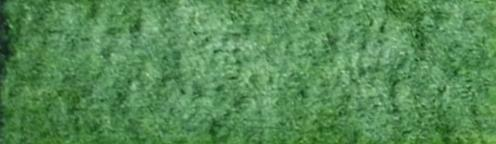
#> input picture Bachlor Projekt/scripts/cropped/180514_Min_268.jpeg, 496 x 144 px; its folder holds 4 pictures in this run
$ jupyter execute --allow-errors get_hog_features.ipynb
#> lines starting #> are read from the running program, lines starting #| are printed output that depends on the picture
### Bachlor Projekt/load_read_name_extractor.py
import glob
import numpy as np
from skimage.io import imread

#Load all pictures in the folder
def read_img(img_list, img):
    n = imread(img)
    img_list.append(n)
    return img_list
def load_name_and_img(path):
    names = glob.glob(path)
    img_list_names = []
    img_list= []
    cv_image = [read_img(img_list, img) for img in names]
#> in read_img, n is the input picture: shape (144, 496, 3); mean R, G, B 85, 139.5, 85.1
#> call 2 of read_img, with img = 'cropped/180514_Min_403.jpeg'
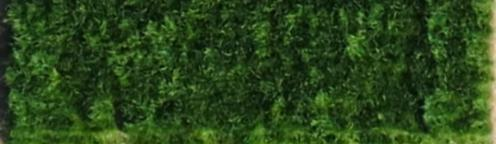
#> input picture Bachlor Projekt/scripts/cropped/180514_Min_403.jpeg, 496 x 144 px
#> in read_img, n is the input picture: shape (144, 496, 3); mean R, G, B 42, 70.1, 26.6
#> call 3 of read_img, with img = 'cropped/180523_Bj_245.jpeg'
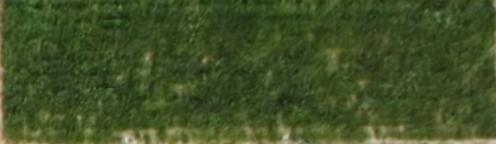
#> input picture Bachlor Projekt/scripts/cropped/180523_Bj_245.jpeg, 496 x 144 px
#> in read_img, n is the input picture: shape (144, 496, 3); mean R, G, B 64.3, 80.5, 38.3
#> call 4 of read_img, with img = 'cropped/180523_Min_397.jpeg'
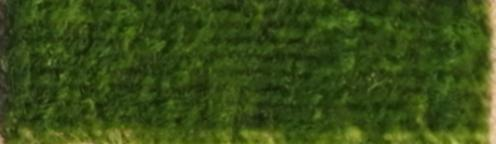
#> input picture Bachlor Projekt/scripts/cropped/180523_Min_397.jpeg, 496 x 144 px
#> in read_img, n is the input picture: shape (144, 496, 3); mean R, G, B 55.7, 76, 22
#> cv_image = 4 items
    return img_list, names
# [16 lines left out: function it_name_extract_labels_from_img, not called in this run]

def save_in_txt(save_array, filename):
    file = open(filename, "w+")
    # Saving the array in a text file
    np.save(filename, save_array)
    file.close()

### Bachlor Projekt/scripts/get_hog_features.ipynb
[cell 1]
import numpy as np # linear algebra
import json
from matplotlib import pyplot as plt
from skimage import color
from skimage.feature import hog
from sklearn import svm
from sklearn.metrics import classification_report,accuracy_score
from skimage.io import imread
from skimage.transform import resize
from skimage.feature import hog
from skimage import exposure
import matplotlib.pyplot as plt
import cv2  # importing cv
import imutils
import glob

#We need these in this file:
import load_read_name_extractor as lrne

[cell 2]
def it_hog(img_list):
    hog_features = []
    for i in range (len(img_list)):
        img_list[i] = color.rgb2gray(img_list[i])
        fd, hog_image = hog(img_list[i], orientations=9, pixels_per_cell=(8, 8),
                        cells_per_block=(8, 8), visualize=True) #uses rbf kernel

        #plt.axis("off")
        #plt.imshow(hog_image, cmap="gray")
        img_list[i] = hog_image
        hog_features.append(fd)
    return img_list, hog_features

[cell 3]
iteration = "hog_cells_8x8_block_8x8"

[cell 4]
img_list, names = lrne.load_name_and_img("cropped/*.jpeg")
#> img_list = 4 items; names = ['cropped/180514_Min_268.jpeg', 'cropped/180514_Min_403.jpeg', 'cropped/180523_Bj_245.jpeg', 'cropped/180523_Min_397.jpeg']

[cell 5]
xxx, hog_features = it_hog(img_list)
#> the loop in it_hog, `for i in range (len(img_list)):` made 4 passes
#> pass 1, in it_hog, `fd, hog_image = hog(img_list[i], orientations=9, pixels_per_cell=(8, 8..`:
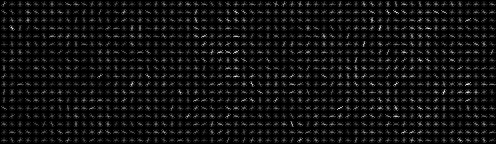
#> hog_image: shape (144, 496) float64; min 0, max 0.102, mean 0.00679; drawn with min black and max white
#> pass 2, in it_hog, `fd, hog_image = hog(img_list[i], orientations=9, pixels_per_cell=(8, 8..`:
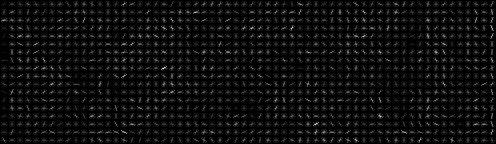
#> hog_image: shape (144, 496) float64; min 0, max 0.144, mean 0.00744; drawn with min black and max white
#> pass 3, in it_hog, `fd, hog_image = hog(img_list[i], orientations=9, pixels_per_cell=(8, 8..`:
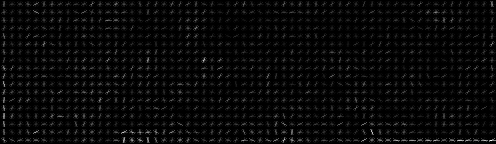
#> hog_image: shape (144, 496) float64; min 0, max 0.11, mean 0.00394; drawn with min black and max white
#> after the loop in it_hog, `for i in range (len(img_list)):`: hog_features = 4 items
#> xxx = 4 items; hog_features = 4 items

[cell 6]
plt.imshow(xxx[0])

[cell 7]
lrne.save_in_txt(names, "img_names_" + iteration)
lrne.save_in_txt(hog_features, "hog_features_" + iteration)
